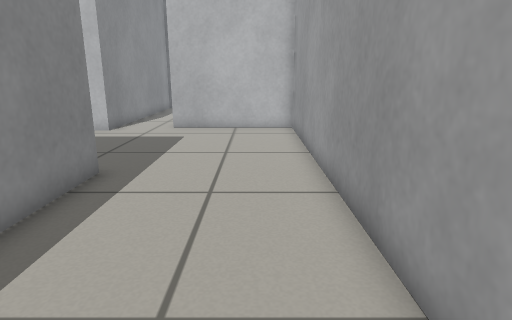
[1] (above)

16 first-person views from a walk through a robot-simulator world made for Gazebo. The camera is 0.62 m above the floor, tilts 14° down and sees 75° across. The floor is counted in squares, 0.25 m on a side. Each view is taken from the middle of a square. On the plan, view 1 faces up. The plan holds only what a view shows up to about 20 squares ahead; the rest is blank.

[2]
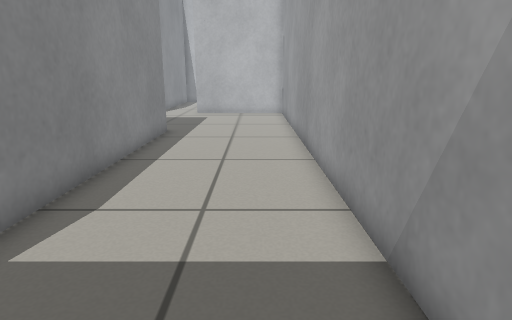

[3]
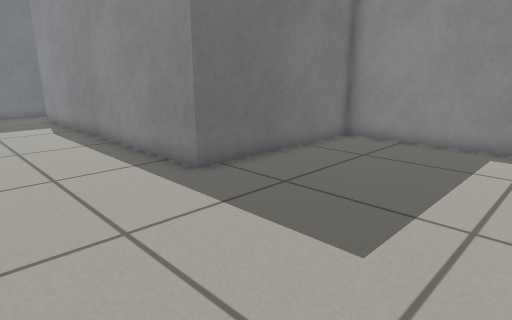

[4]
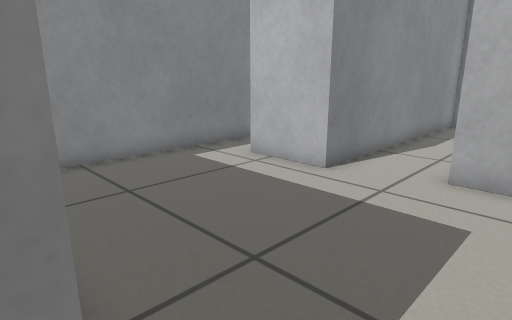

[5]
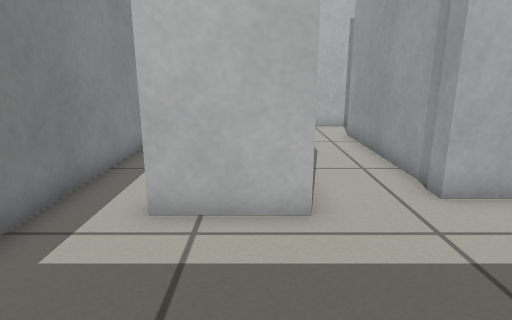

[6]
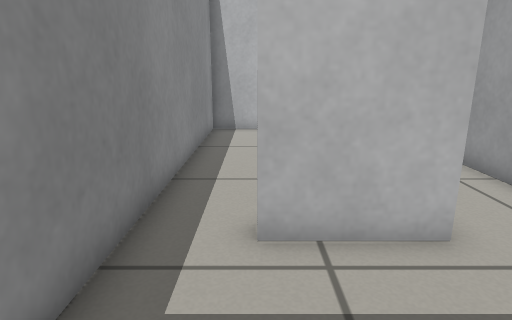

[7]
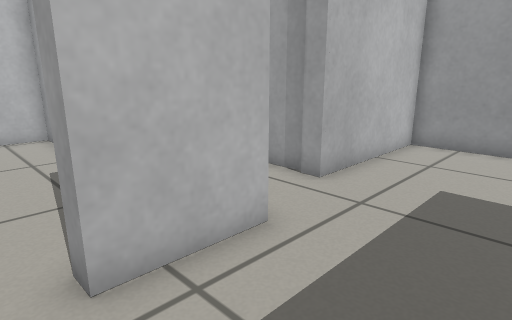

[8]
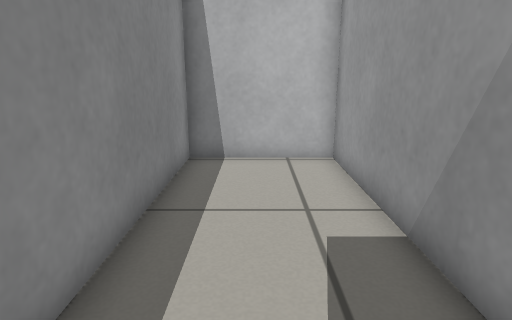

[9]
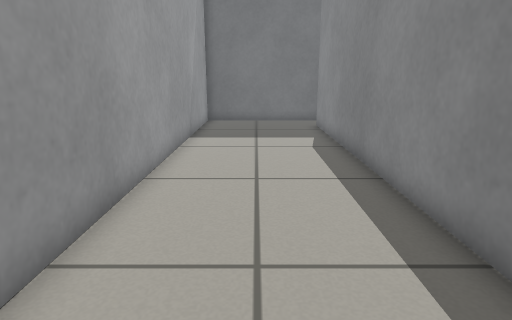

[10]
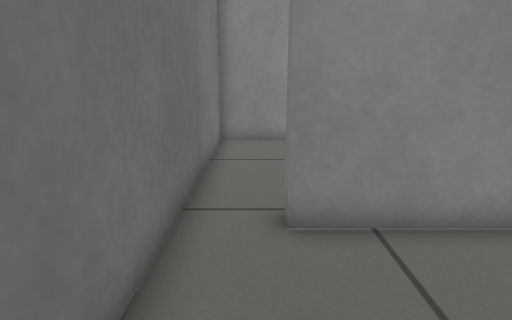

[11]
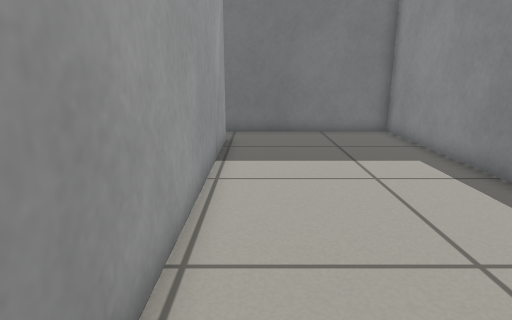

[12]
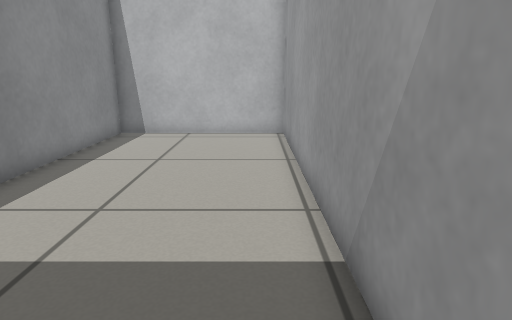

[13]
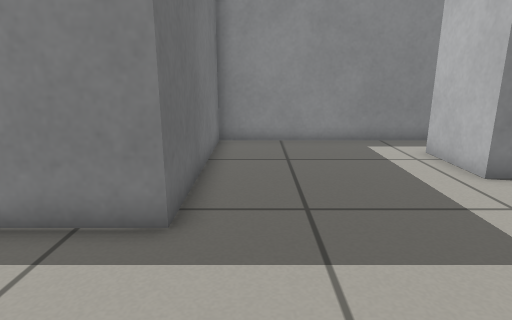

[14]
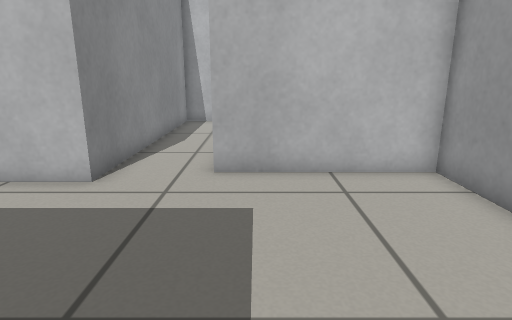

[15]
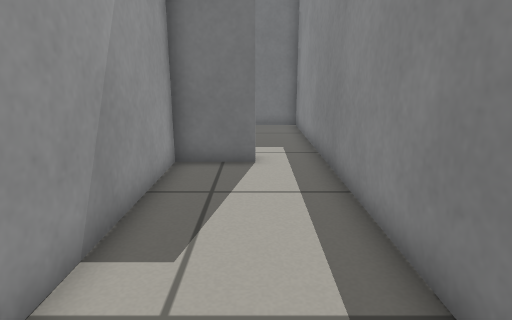

[16]
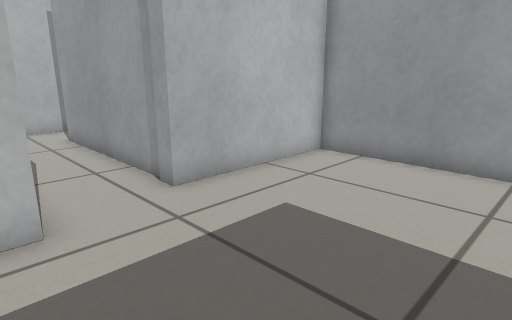

### Floor plan
Ten units are one square. View 1 is at (0, 0); x grows to the right and y downward. Boxes are objects, and circles mark ways between rooms. Rooms are numbered by the first view taken in them; rooms with no view inside come last. Other rooms are left out.
<svg viewBox="-126 -277 149 366">
<path fill="none" stroke="#000" d="M-46 -272 -70 -272 -70 -157 -100 -157 -100 -163 -76 -163 -76 -272 -121 -272 -121 -85 -42 -85 -42 65 -48 65M-54 84 18 84 18 -166 -40 -166 -40 -246M-48 65 -48 -79 -121 -79 -121 84 -54 84"/>
<circle cx="-45" cy="70" r="3" fill="#2a7"/>
<text x="-40" y="-100">1</text>
<text x="-90" y="0">2</text>
</svg>
Room 1 opens to room 2.

Where each view was taken, in squares from view 1:
view 1: 0 up, 0 right, facing up
view 2: 7 down, 0 right, facing up
view 3: 16 up, 1 right, facing down-left
view 4: 8 up, 2 left, facing up-left
view 5: 10 up, 8 left, facing up
view 6: 11 up, 10 left, facing up
view 7: 12 up, 11 left, facing up-right
view 8: 17 up, 10 left, facing up
view 9: 11 up, 1 left, facing down
view 10: 7 down, 1 right, facing left
view 11: 7 up, 6 left, facing down
view 12: 7 down, 6 left, facing up
view 13: 10 up, 1 right, facing left
view 14: 8 up, 3 left, facing up
view 15: 26 up, 10 left, facing down
view 16: 10 up, 8 left, facing up-right
